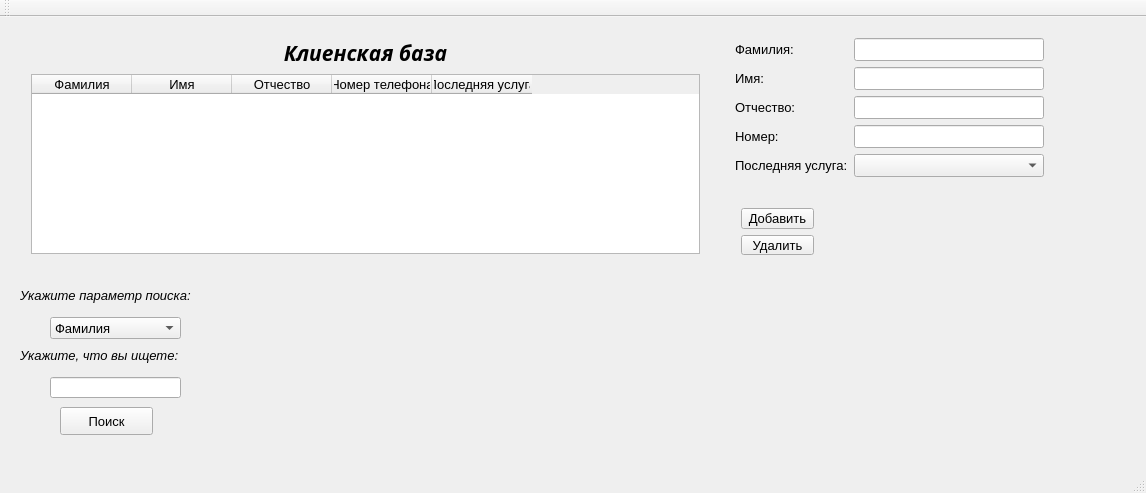
<?xml version="1.0" encoding="UTF-8"?>
<ui version="4.0">
 <class>MainWindow</class>
 <widget class="QMainWindow" name="MainWindow">
  <property name="geometry">
   <rect>
    <x>0</x>
    <y>0</y>
    <width>1146</width>
    <height>493</height>
   </rect>
  </property>
  <property name="font">
   <font>
    <pointsize>10</pointsize>
   </font>
  </property>
  <property name="windowTitle">
   <string>MainWindow</string>
  </property>
  <property name="autoFillBackground">
   <bool>false</bool>
  </property>
  <widget class="QWidget" name="centralWidget">
   <widget class="QComboBox" name="comboBox_serch">
    <property name="geometry">
     <rect>
      <x>50</x>
      <y>300</y>
      <width>131</width>
      <height>22</height>
     </rect>
    </property>
    <item>
     <property name="text">
      <string>Фамилия</string>
     </property>
    </item>
    <item>
     <property name="text">
      <string>Имя</string>
     </property>
    </item>
    <item>
     <property name="text">
      <string>Отчество</string>
     </property>
    </item>
    <item>
     <property name="text">
      <string>Номер телефона</string>
     </property>
    </item>
    <item>
     <property name="text">
      <string>Последняя услуга</string>
     </property>
    </item>
   </widget>
   <widget class="QLabel" name="label_7">
    <property name="geometry">
     <rect>
      <x>20</x>
      <y>270</y>
      <width>221</width>
      <height>16</height>
     </rect>
    </property>
    <property name="font">
     <font>
      <pointsize>10</pointsize>
      <weight>50</weight>
      <italic>true</italic>
      <bold>false</bold>
     </font>
    </property>
    <property name="text">
     <string>Укажите параметр поиска:</string>
    </property>
   </widget>
   <widget class="QWidget" name="layoutWidget">
    <property name="geometry">
     <rect>
      <x>730</x>
      <y>180</y>
      <width>95</width>
      <height>69</height>
     </rect>
    </property>
    <layout class="QVBoxLayout" name="verticalLayout_2">
     <item>
      <widget class="QPushButton" name="pushButton">
       <property name="text">
        <string>Добавить</string>
       </property>
      </widget>
     </item>
     <item>
      <widget class="QPushButton" name="pushButton_2">
       <property name="text">
        <string>Удалить</string>
       </property>
      </widget>
     </item>
    </layout>
   </widget>
   <widget class="QWidget" name="layoutWidget">
    <property name="geometry">
     <rect>
      <x>20</x>
      <y>10</y>
      <width>691</width>
      <height>238</height>
     </rect>
    </property>
    <layout class="QVBoxLayout" name="verticalLayout">
     <item>
      <widget class="QLabel" name="label">
       <property name="font">
        <font>
         <family>Sitka Banner</family>
         <pointsize>16</pointsize>
         <weight>75</weight>
         <italic>true</italic>
         <bold>true</bold>
        </font>
       </property>
       <property name="text">
        <string>Клиенская база</string>
       </property>
       <property name="alignment">
        <set>Qt::AlignCenter</set>
       </property>
       <property name="margin">
        <number>-1</number>
       </property>
      </widget>
     </item>
     <item>
      <widget class="QTableWidget" name="tableWidget">
       <column>
        <property name="text">
         <string>Фамилия</string>
        </property>
       </column>
       <column>
        <property name="text">
         <string>Имя</string>
        </property>
       </column>
       <column>
        <property name="text">
         <string>Отчество</string>
        </property>
       </column>
       <column>
        <property name="text">
         <string>Номер телефона</string>
        </property>
       </column>
       <column>
        <property name="text">
         <string>Последняя услуга</string>
        </property>
       </column>
      </widget>
     </item>
    </layout>
   </widget>
   <widget class="QWidget" name="layoutWidget">
    <property name="geometry">
     <rect>
      <x>724</x>
      <y>10</y>
      <width>331</width>
      <height>165</height>
     </rect>
    </property>
    <layout class="QFormLayout" name="formLayout">
     <item row="0" column="0">
      <widget class="QLabel" name="label_2">
       <property name="font">
        <font>
         <pointsize>10</pointsize>
        </font>
       </property>
       <property name="text">
        <string>Фамилия:</string>
       </property>
      </widget>
     </item>
     <item row="0" column="1">
      <widget class="QLineEdit" name="lineEdit_firstname"/>
     </item>
     <item row="1" column="0">
      <widget class="QLabel" name="label_3">
       <property name="text">
        <string>Имя:</string>
       </property>
      </widget>
     </item>
     <item row="1" column="1">
      <widget class="QLineEdit" name="lineEdit_lastname"/>
     </item>
     <item row="2" column="0">
      <widget class="QLabel" name="label_4">
       <property name="text">
        <string>Отчество:</string>
       </property>
      </widget>
     </item>
     <item row="2" column="1">
      <widget class="QLineEdit" name="lineEdit_thirdname"/>
     </item>
     <item row="3" column="0">
      <widget class="QLabel" name="label_5">
       <property name="text">
        <string>Номер:</string>
       </property>
      </widget>
     </item>
     <item row="3" column="1">
      <widget class="QLineEdit" name="lineEdit_number"/>
     </item>
     <item row="4" column="0">
      <widget class="QLabel" name="label_6">
       <property name="text">
        <string>Последняя услуга:</string>
       </property>
      </widget>
     </item>
     <item row="4" column="1">
      <widget class="QComboBox" name="comboBox_lastservice">
       <item>
        <property name="text">
         <string/>
        </property>
       </item>
       <item>
        <property name="text">
         <string>     Cтрижка </string>
        </property>
       </item>
       <item>
        <property name="text">
         <string>    Прическа</string>
        </property>
       </item>
       <item>
        <property name="text">
         <string>      Укладка</string>
        </property>
       </item>
       <item>
        <property name="text">
         <string>Лечение волос</string>
        </property>
       </item>
       <item>
        <property name="text">
         <string> Окрашивание</string>
        </property>
       </item>
      </widget>
     </item>
    </layout>
   </widget>
   <widget class="QLineEdit" name="lineEdit_serch">
    <property name="geometry">
     <rect>
      <x>50</x>
      <y>360</y>
      <width>131</width>
      <height>21</height>
     </rect>
    </property>
   </widget>
   <widget class="QLabel" name="label_8">
    <property name="geometry">
     <rect>
      <x>20</x>
      <y>330</y>
      <width>201</width>
      <height>16</height>
     </rect>
    </property>
    <property name="font">
     <font>
      <italic>true</italic>
     </font>
    </property>
    <property name="text">
     <string>Укажите, что вы ищете:</string>
    </property>
   </widget>
   <widget class="QPushButton" name="pushButton_3">
    <property name="geometry">
     <rect>
      <x>60</x>
      <y>390</y>
      <width>93</width>
      <height>28</height>
     </rect>
    </property>
    <property name="text">
     <string>Поиск</string>
    </property>
   </widget>
  </widget>
  <widget class="QMenuBar" name="menuBar">
   <property name="geometry">
    <rect>
     <x>0</x>
     <y>0</y>
     <width>1146</width>
     <height>29</height>
    </rect>
   </property>
  </widget>
  <widget class="QToolBar" name="mainToolBar">
   <attribute name="toolBarArea">
    <enum>TopToolBarArea</enum>
   </attribute>
   <attribute name="toolBarBreak">
    <bool>false</bool>
   </attribute>
  </widget>
  <widget class="QStatusBar" name="statusBar"/>
 </widget>
 <layoutdefault spacing="6" margin="11"/>
 <resources/>
 <connections/>
</ui>
